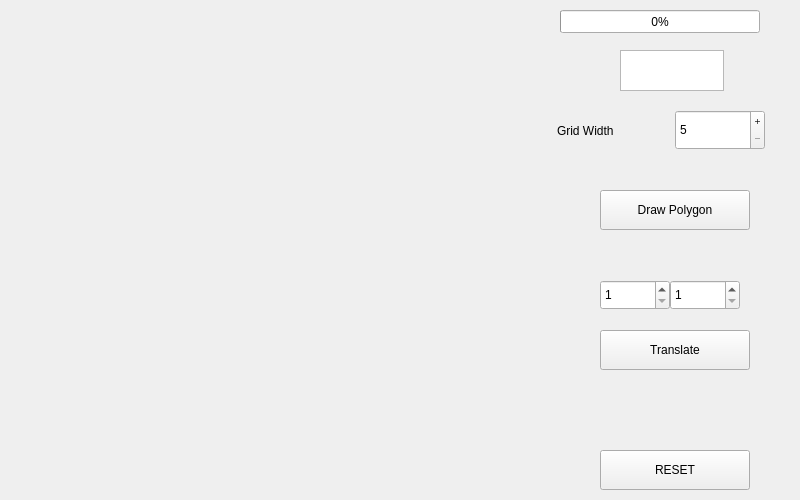
<?xml version="1.0" encoding="UTF-8"?>
<ui version="4.0">
 <class>TranslationMainWidget</class>
 <widget class="QWidget" name="TranslationMainWidget">
  <property name="geometry">
   <rect>
    <x>0</x>
    <y>0</y>
    <width>800</width>
    <height>500</height>
   </rect>
  </property>
  <property name="windowTitle">
   <string>Form</string>
  </property>
  <widget class="QTextEdit" name="timeDisplay">
   <property name="geometry">
    <rect>
     <x>620</x>
     <y>50</y>
     <width>104</width>
     <height>41</height>
    </rect>
   </property>
   <property name="font">
    <font>
     <weight>75</weight>
     <bold>true</bold>
    </font>
   </property>
   <property name="cursor" stdset="0">
    <cursorShape>ForbiddenCursor</cursorShape>
   </property>
   <property name="mouseTracking">
    <bool>false</bool>
   </property>
   <property name="verticalScrollBarPolicy">
    <enum>Qt::ScrollBarAlwaysOff</enum>
   </property>
   <property name="horizontalScrollBarPolicy">
    <enum>Qt::ScrollBarAlwaysOff</enum>
   </property>
   <property name="readOnly">
    <bool>true</bool>
   </property>
  </widget>
  <widget class="QSpinBox" name="gridWidth">
   <property name="geometry">
    <rect>
     <x>675</x>
     <y>110</y>
     <width>90</width>
     <height>40</height>
    </rect>
   </property>
   <property name="buttonSymbols">
    <enum>QAbstractSpinBox::PlusMinus</enum>
   </property>
   <property name="minimum">
    <number>5</number>
   </property>
   <property name="maximum">
    <number>25</number>
   </property>
  </widget>
  <widget class="QProgressBar" name="progressBar">
   <property name="geometry">
    <rect>
     <x>560</x>
     <y>10</y>
     <width>200</width>
     <height>23</height>
    </rect>
   </property>
   <property name="value">
    <number>0</number>
   </property>
  </widget>
  <widget class="QPushButton" name="drawButton">
   <property name="geometry">
    <rect>
     <x>600</x>
     <y>330</y>
     <width>150</width>
     <height>40</height>
    </rect>
   </property>
   <property name="cursor">
    <cursorShape>PointingHandCursor</cursorShape>
   </property>
   <property name="text">
    <string>Translate</string>
   </property>
  </widget>
  <widget class="QPushButton" name="resetButton">
   <property name="geometry">
    <rect>
     <x>600</x>
     <y>450</y>
     <width>150</width>
     <height>40</height>
    </rect>
   </property>
   <property name="cursor">
    <cursorShape>PointingHandCursor</cursorShape>
   </property>
   <property name="text">
    <string>RESET</string>
   </property>
  </widget>
  <widget class="QLabel" name="label">
   <property name="geometry">
    <rect>
     <x>557</x>
     <y>120</y>
     <width>101</width>
     <height>21</height>
    </rect>
   </property>
   <property name="text">
    <string>Grid Width</string>
   </property>
  </widget>
  <widget class="QPushButton" name="drawPolygonButton">
   <property name="geometry">
    <rect>
     <x>600</x>
     <y>190</y>
     <width>150</width>
     <height>40</height>
    </rect>
   </property>
   <property name="cursor">
    <cursorShape>PointingHandCursor</cursorShape>
   </property>
   <property name="text">
    <string>Draw Polygon</string>
   </property>
  </widget>
  <widget class="TranslationGraphWidget" name="widget" native="true">
   <property name="geometry">
    <rect>
     <x>20</x>
     <y>10</y>
     <width>479</width>
     <height>479</height>
    </rect>
   </property>
  </widget>
  <widget class="QSpinBox" name="spinBox">
   <property name="geometry">
    <rect>
     <x>600</x>
     <y>280</y>
     <width>70</width>
     <height>30</height>
    </rect>
   </property>
   <property name="minimum">
    <number>1</number>
   </property>
  </widget>
  <widget class="QSpinBox" name="spinBox_2">
   <property name="geometry">
    <rect>
     <x>670</x>
     <y>280</y>
     <width>70</width>
     <height>30</height>
    </rect>
   </property>
   <property name="minimum">
    <number>1</number>
   </property>
  </widget>
 </widget>
 <customwidgets>
  <customwidget>
   <class>TranslationGraphWidget</class>
   <extends>QWidget</extends>
   <header>polygons/translationgraphwidget.h</header>
   <container>1</container>
  </customwidget>
 </customwidgets>
 <resources/>
 <connections/>
</ui>
